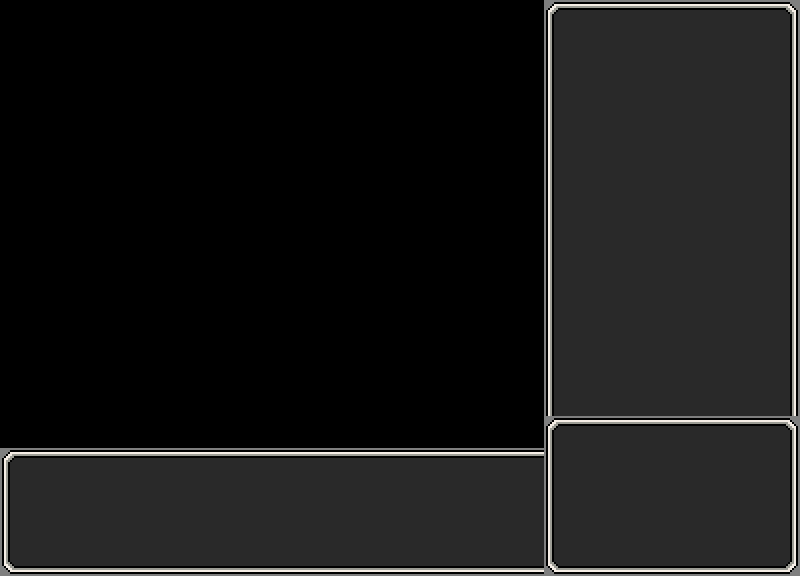

A level layout from a 2D game, rendered from its tile map. Below: a short description, then the map file with its tile-grid data intact:
An orthogonal 25x18 tile map with 32x32 px tiles, 1 tile layer (タイル・レイヤー1).

<map version="1.0" orientation="orthogonal" renderorder="right-down" width="25" height="18" tilewidth="32" tileheight="32" nextobjectid="1">
 <tileset firstgid="1" name="10_basic_message_boxes_by_CharlesGabriel" tilewidth="32" tileheight="32" tilecount="2480" columns="40">
  <image source="assets/10_basic_message_boxes_by_CharlesGabriel.png" trans="ff00ff" width="1300" height="2000" />
 </tileset>
 <layer name="タイル・レイヤー1" width="25" height="18">
  <data encoding="csv">
0,0,0,0,0,0,0,0,0,0,0,0,0,0,0,0,0,1401,1403,1417,1418,1419,1418,1419,1420,
0,0,0,0,0,0,0,0,0,0,0,0,0,0,0,0,0,1441,1442,1457,1458,1457,1458,1459,1460,
0,0,0,0,0,0,0,0,0,0,0,0,0,0,0,0,0,1481,1482,1457,1458,1497,1498,1499,1460,
0,0,0,0,0,0,0,0,0,0,0,0,0,0,0,0,0,1521,1522,1457,1458,1457,1458,1459,1460,
0,0,0,0,0,0,0,0,0,0,0,0,0,0,0,0,0,1441,1442,1457,1458,1497,1498,1499,1460,
0,0,0,0,0,0,0,0,0,0,0,0,0,0,0,0,0,1481,1482,1457,1458,1537,1538,1539,1460,
0,0,0,0,0,0,0,0,0,0,0,0,0,0,0,0,0,1521,1522,1457,1458,1497,1498,1499,1460,
0,0,0,0,0,0,0,0,0,0,0,0,0,0,0,0,0,1441,1522,1457,1458,1537,1538,1539,1460,
0,0,0,0,0,0,0,0,0,0,0,0,0,0,0,0,0,1481,1522,1457,1458,1537,1538,1539,1460,
0,0,0,0,0,0,0,0,0,0,0,0,0,0,0,0,0,1521,1522,1457,1458,1537,1538,1539,1460,
0,0,0,0,0,0,0,0,0,0,0,0,0,0,0,0,0,1441,1522,1457,1458,1537,1538,1539,1460,
0,0,0,0,0,0,0,0,0,0,0,0,0,0,0,0,0,1481,1522,1457,1458,1537,1538,1539,1460,
0,0,0,0,0,0,0,0,0,0,0,0,0,0,0,0,0,1521,1522,1457,1458,1537,1538,1539,1460,
0,0,0,0,0,0,0,0,0,0,0,0,0,0,0,0,0,1401,1402,1403,1416,1417,1418,1419,1420,
1401,1403,1404,1405,1405,1406,1407,1408,1409,1410,1403,1404,1405,1406,1404,1405,1406,1441,1522,1457,1457,1537,1538,1539,1500,
1441,1483,1484,1485,1445,1486,1487,1488,1482,1483,1485,1486,1487,1488,1486,1487,1488,1481,1522,1497,1497,1537,1538,1539,1540,
1481,1523,1524,1525,1485,1526,1527,1528,1522,1523,1525,1526,1527,1528,1526,1527,1528,1521,1522,1537,1537,1537,1538,1539,1540,
1561,1563,1564,1565,1565,1566,1567,1568,1562,1563,1565,1566,1567,1568,1566,1567,1568,1561,1562,1562,1563,1564,1565,1566,1580
</data>
 </layer>
</map>
